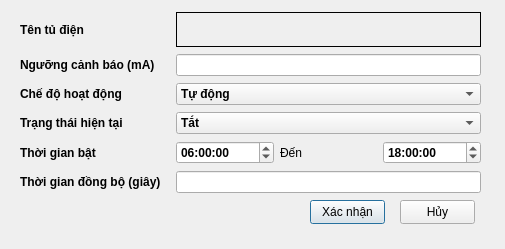
<?xml version="1.0" encoding="UTF-8"?>
<ui version="4.0">
 <class>case_setting</class>
 <widget class="QDialog" name="case_setting">
  <property name="geometry">
   <rect>
    <x>0</x>
    <y>0</y>
    <width>505</width>
    <height>249</height>
   </rect>
  </property>
  <property name="windowTitle">
   <string>Điều khiển tủ điện</string>
  </property>
  <widget class="QPushButton" name="pushButton_confirm">
   <property name="geometry">
    <rect>
     <x>310</x>
     <y>200</y>
     <width>75</width>
     <height>24</height>
    </rect>
   </property>
   <property name="text">
    <string>Xác nhận</string>
   </property>
  </widget>
  <widget class="QWidget" name="layoutWidget">
   <property name="geometry">
    <rect>
     <x>20</x>
     <y>11</y>
     <width>461</width>
     <height>186</height>
    </rect>
   </property>
   <layout class="QVBoxLayout" name="verticalLayout">
    <item>
     <layout class="QHBoxLayout" name="horizontalLayout_2">
      <item>
       <widget class="QLabel" name="label">
        <property name="sizePolicy">
         <sizepolicy hsizetype="Expanding" vsizetype="Minimum">
          <horstretch>0</horstretch>
          <verstretch>0</verstretch>
         </sizepolicy>
        </property>
        <property name="maximumSize">
         <size>
          <width>150</width>
          <height>16777215</height>
         </size>
        </property>
        <property name="font">
         <font>
          <pointsize>9</pointsize>
          <bold>true</bold>
         </font>
        </property>
        <property name="text">
         <string>Tên tủ điện</string>
        </property>
       </widget>
      </item>
      <item>
       <widget class="QLabel" name="label_caseName">
        <property name="maximumSize">
         <size>
          <width>16777215</width>
          <height>35</height>
         </size>
        </property>
        <property name="font">
         <font>
          <bold>true</bold>
         </font>
        </property>
        <property name="frameShape">
         <enum>QFrame::Shape::Box</enum>
        </property>
        <property name="text">
         <string/>
        </property>
       </widget>
      </item>
     </layout>
    </item>
    <item>
     <layout class="QHBoxLayout" name="horizontalLayout_3">
      <item>
       <widget class="QLabel" name="label_2">
        <property name="sizePolicy">
         <sizepolicy hsizetype="Expanding" vsizetype="Minimum">
          <horstretch>0</horstretch>
          <verstretch>0</verstretch>
         </sizepolicy>
        </property>
        <property name="maximumSize">
         <size>
          <width>150</width>
          <height>16777215</height>
         </size>
        </property>
        <property name="font">
         <font>
          <pointsize>9</pointsize>
          <bold>true</bold>
         </font>
        </property>
        <property name="text">
         <string>Ngưỡng cảnh báo (mA)</string>
        </property>
       </widget>
      </item>
      <item>
       <widget class="QLineEdit" name="lineEdit_threadHold">
        <property name="minimumSize">
         <size>
          <width>0</width>
          <height>0</height>
         </size>
        </property>
        <property name="font">
         <font>
          <bold>true</bold>
         </font>
        </property>
       </widget>
      </item>
     </layout>
    </item>
    <item>
     <layout class="QHBoxLayout" name="horizontalLayout_6">
      <item>
       <widget class="QLabel" name="label_6">
        <property name="sizePolicy">
         <sizepolicy hsizetype="Expanding" vsizetype="Minimum">
          <horstretch>0</horstretch>
          <verstretch>0</verstretch>
         </sizepolicy>
        </property>
        <property name="maximumSize">
         <size>
          <width>150</width>
          <height>16777215</height>
         </size>
        </property>
        <property name="font">
         <font>
          <pointsize>9</pointsize>
          <bold>true</bold>
         </font>
        </property>
        <property name="text">
         <string>Chế độ hoạt động</string>
        </property>
       </widget>
      </item>
      <item>
       <widget class="QComboBox" name="comboBox_opMode">
        <property name="font">
         <font>
          <bold>true</bold>
         </font>
        </property>
        <property name="layoutDirection">
         <enum>Qt::LayoutDirection::LeftToRight</enum>
        </property>
        <item>
         <property name="text">
          <string>Tự động</string>
         </property>
        </item>
        <item>
         <property name="text">
          <string>Thủ công</string>
         </property>
        </item>
       </widget>
      </item>
     </layout>
    </item>
    <item>
     <layout class="QHBoxLayout" name="horizontalLayout_7">
      <item>
       <widget class="QLabel" name="label_7">
        <property name="sizePolicy">
         <sizepolicy hsizetype="Expanding" vsizetype="Minimum">
          <horstretch>0</horstretch>
          <verstretch>0</verstretch>
         </sizepolicy>
        </property>
        <property name="maximumSize">
         <size>
          <width>150</width>
          <height>16777215</height>
         </size>
        </property>
        <property name="font">
         <font>
          <pointsize>9</pointsize>
          <bold>true</bold>
         </font>
        </property>
        <property name="text">
         <string>Trạng thái hiện tại</string>
        </property>
       </widget>
      </item>
      <item>
       <widget class="QComboBox" name="comboBox_state">
        <property name="font">
         <font>
          <bold>true</bold>
         </font>
        </property>
        <property name="layoutDirection">
         <enum>Qt::LayoutDirection::LeftToRight</enum>
        </property>
        <item>
         <property name="text">
          <string>Tắt</string>
         </property>
        </item>
        <item>
         <property name="text">
          <string>Bật</string>
         </property>
        </item>
       </widget>
      </item>
     </layout>
    </item>
    <item>
     <layout class="QHBoxLayout" name="horizontalLayout_4">
      <item>
       <widget class="QLabel" name="label_3">
        <property name="sizePolicy">
         <sizepolicy hsizetype="Expanding" vsizetype="Minimum">
          <horstretch>0</horstretch>
          <verstretch>0</verstretch>
         </sizepolicy>
        </property>
        <property name="maximumSize">
         <size>
          <width>150</width>
          <height>16777215</height>
         </size>
        </property>
        <property name="font">
         <font>
          <pointsize>9</pointsize>
          <bold>true</bold>
         </font>
        </property>
        <property name="text">
         <string>Thời gian bật</string>
        </property>
       </widget>
      </item>
      <item>
       <layout class="QHBoxLayout" name="horizontalLayout">
        <item>
         <widget class="QTimeEdit" name="timeEdit_start">
          <property name="font">
           <font>
            <bold>true</bold>
           </font>
          </property>
          <property name="dateTime">
           <datetime>
            <hour>6</hour>
            <minute>0</minute>
            <second>0</second>
            <year>1999</year>
            <month>12</month>
            <day>29</day>
           </datetime>
          </property>
          <property name="maximumTime">
           <time>
            <hour>23</hour>
            <minute>59</minute>
            <second>59</second>
           </time>
          </property>
          <property name="timeSpec">
           <enum>Qt::TimeSpec::UTC</enum>
          </property>
          <property name="time">
           <time>
            <hour>6</hour>
            <minute>0</minute>
            <second>0</second>
           </time>
          </property>
         </widget>
        </item>
        <item>
         <widget class="QLabel" name="label_4">
          <property name="text">
           <string>Đến</string>
          </property>
         </widget>
        </item>
        <item>
         <widget class="QTimeEdit" name="timeEdit_stop">
          <property name="font">
           <font>
            <bold>true</bold>
           </font>
          </property>
          <property name="time">
           <time>
            <hour>18</hour>
            <minute>0</minute>
            <second>0</second>
           </time>
          </property>
         </widget>
        </item>
       </layout>
      </item>
     </layout>
    </item>
    <item>
     <layout class="QHBoxLayout" name="horizontalLayout_5">
      <item>
       <widget class="QLabel" name="label_5">
        <property name="sizePolicy">
         <sizepolicy hsizetype="Expanding" vsizetype="Minimum">
          <horstretch>0</horstretch>
          <verstretch>0</verstretch>
         </sizepolicy>
        </property>
        <property name="maximumSize">
         <size>
          <width>150</width>
          <height>16777215</height>
         </size>
        </property>
        <property name="font">
         <font>
          <pointsize>9</pointsize>
          <bold>true</bold>
         </font>
        </property>
        <property name="text">
         <string>Thời gian đồng bộ (giây)</string>
        </property>
       </widget>
      </item>
      <item>
       <widget class="QLineEdit" name="lineEdit_syncTime">
        <property name="minimumSize">
         <size>
          <width>0</width>
          <height>0</height>
         </size>
        </property>
        <property name="font">
         <font>
          <bold>true</bold>
         </font>
        </property>
       </widget>
      </item>
     </layout>
    </item>
   </layout>
  </widget>
  <widget class="QPushButton" name="pushButton_cancel">
   <property name="geometry">
    <rect>
     <x>400</x>
     <y>200</y>
     <width>75</width>
     <height>24</height>
    </rect>
   </property>
   <property name="text">
    <string>Hủy</string>
   </property>
  </widget>
 </widget>
 <resources/>
 <connections/>
</ui>
